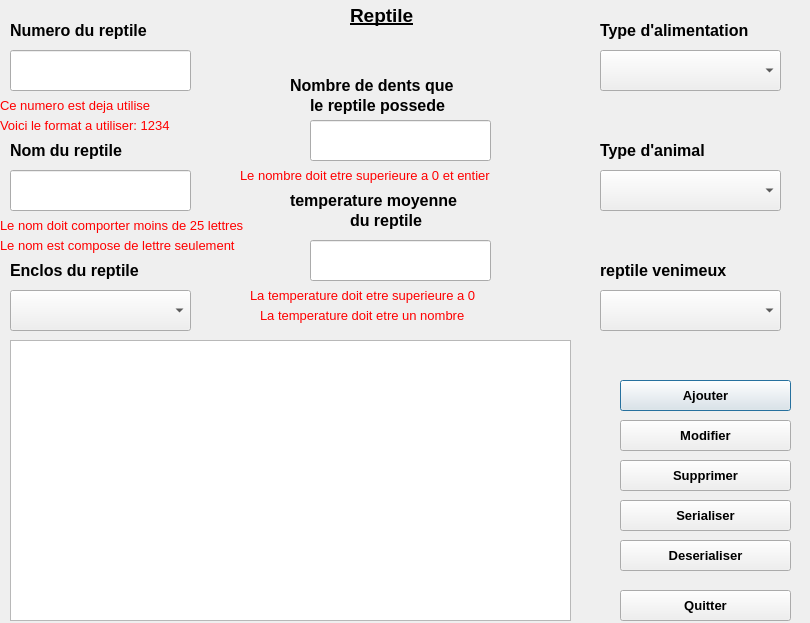
<?xml version="1.0" encoding="UTF-8"?>
<ui version="4.0">
 <class>Dialog</class>
 <widget class="QDialog" name="Dialog">
  <property name="geometry">
   <rect>
    <x>0</x>
    <y>0</y>
    <width>810</width>
    <height>623</height>
   </rect>
  </property>
  <property name="windowTitle">
   <string>Dialog</string>
  </property>
  <widget class="QLabel" name="l_titre_reptile">
   <property name="geometry">
    <rect>
     <x>350</x>
     <y>0</y>
     <width>91</width>
     <height>31</height>
    </rect>
   </property>
   <property name="font">
    <font>
     <pointsize>14</pointsize>
     <weight>75</weight>
     <bold>true</bold>
     <underline>true</underline>
    </font>
   </property>
   <property name="text">
    <string>Reptile</string>
   </property>
  </widget>
  <widget class="QLabel" name="l_num_r">
   <property name="geometry">
    <rect>
     <x>10</x>
     <y>20</y>
     <width>211</width>
     <height>21</height>
    </rect>
   </property>
   <property name="font">
    <font>
     <pointsize>12</pointsize>
     <weight>75</weight>
     <bold>true</bold>
    </font>
   </property>
   <property name="text">
    <string>Numero du reptile</string>
   </property>
  </widget>
  <widget class="QLineEdit" name="line_num_r">
   <property name="geometry">
    <rect>
     <x>10</x>
     <y>50</y>
     <width>181</width>
     <height>41</height>
    </rect>
   </property>
   <property name="font">
    <font>
     <pointsize>11</pointsize>
    </font>
   </property>
   <property name="text">
    <string/>
   </property>
  </widget>
  <widget class="QLineEdit" name="line_nom_r">
   <property name="geometry">
    <rect>
     <x>10</x>
     <y>170</y>
     <width>181</width>
     <height>41</height>
    </rect>
   </property>
   <property name="font">
    <font>
     <pointsize>11</pointsize>
    </font>
   </property>
   <property name="text">
    <string/>
   </property>
  </widget>
  <widget class="QLabel" name="l_nom_r">
   <property name="geometry">
    <rect>
     <x>10</x>
     <y>140</y>
     <width>171</width>
     <height>21</height>
    </rect>
   </property>
   <property name="font">
    <font>
     <pointsize>12</pointsize>
     <weight>75</weight>
     <bold>true</bold>
    </font>
   </property>
   <property name="text">
    <string>Nom du reptile</string>
   </property>
  </widget>
  <widget class="QLabel" name="l_alimentation_r">
   <property name="geometry">
    <rect>
     <x>600</x>
     <y>20</y>
     <width>211</width>
     <height>21</height>
    </rect>
   </property>
   <property name="font">
    <font>
     <pointsize>12</pointsize>
     <weight>75</weight>
     <bold>true</bold>
    </font>
   </property>
   <property name="text">
    <string>Type d'alimentation</string>
   </property>
  </widget>
  <widget class="QComboBox" name="CB_alimentation_r">
   <property name="geometry">
    <rect>
     <x>600</x>
     <y>50</y>
     <width>181</width>
     <height>41</height>
    </rect>
   </property>
  </widget>
  <widget class="QLabel" name="l_type_animal_r">
   <property name="geometry">
    <rect>
     <x>600</x>
     <y>140</y>
     <width>161</width>
     <height>21</height>
    </rect>
   </property>
   <property name="font">
    <font>
     <pointsize>12</pointsize>
     <weight>75</weight>
     <bold>true</bold>
    </font>
   </property>
   <property name="text">
    <string>Type d'animal</string>
   </property>
  </widget>
  <widget class="QComboBox" name="CB_type_animal_r">
   <property name="geometry">
    <rect>
     <x>600</x>
     <y>170</y>
     <width>181</width>
     <height>41</height>
    </rect>
   </property>
  </widget>
  <widget class="QLabel" name="l_enclos_r">
   <property name="geometry">
    <rect>
     <x>10</x>
     <y>260</y>
     <width>181</width>
     <height>21</height>
    </rect>
   </property>
   <property name="font">
    <font>
     <pointsize>12</pointsize>
     <weight>75</weight>
     <bold>true</bold>
    </font>
   </property>
   <property name="text">
    <string>Enclos du reptile</string>
   </property>
  </widget>
  <widget class="QComboBox" name="CB_enclos_r">
   <property name="geometry">
    <rect>
     <x>10</x>
     <y>290</y>
     <width>181</width>
     <height>41</height>
    </rect>
   </property>
  </widget>
  <widget class="QTextBrowser" name="textBrowser_">
   <property name="geometry">
    <rect>
     <x>10</x>
     <y>340</y>
     <width>561</width>
     <height>281</height>
    </rect>
   </property>
  </widget>
  <widget class="QComboBox" name="CB_venimeux_r">
   <property name="geometry">
    <rect>
     <x>600</x>
     <y>290</y>
     <width>181</width>
     <height>41</height>
    </rect>
   </property>
  </widget>
  <widget class="QLabel" name="l_venimeux_r">
   <property name="geometry">
    <rect>
     <x>600</x>
     <y>260</y>
     <width>191</width>
     <height>21</height>
    </rect>
   </property>
   <property name="font">
    <font>
     <pointsize>12</pointsize>
     <weight>75</weight>
     <bold>true</bold>
    </font>
   </property>
   <property name="text">
    <string>reptile venimeux</string>
   </property>
  </widget>
  <widget class="QLabel" name="l_nb_dent_r1">
   <property name="geometry">
    <rect>
     <x>290</x>
     <y>70</y>
     <width>221</width>
     <height>31</height>
    </rect>
   </property>
   <property name="font">
    <font>
     <pointsize>12</pointsize>
     <weight>75</weight>
     <bold>true</bold>
    </font>
   </property>
   <property name="text">
    <string>Nombre de dents que </string>
   </property>
  </widget>
  <widget class="QLineEdit" name="line_nb_dent_r">
   <property name="geometry">
    <rect>
     <x>310</x>
     <y>120</y>
     <width>181</width>
     <height>41</height>
    </rect>
   </property>
   <property name="font">
    <font>
     <pointsize>11</pointsize>
    </font>
   </property>
   <property name="text">
    <string/>
   </property>
  </widget>
  <widget class="QLabel" name="l_nb_dent_r2">
   <property name="geometry">
    <rect>
     <x>310</x>
     <y>90</y>
     <width>181</width>
     <height>31</height>
    </rect>
   </property>
   <property name="font">
    <font>
     <pointsize>12</pointsize>
     <weight>75</weight>
     <bold>true</bold>
    </font>
   </property>
   <property name="text">
    <string>le reptile possede</string>
   </property>
  </widget>
  <widget class="QLineEdit" name="line_temperature_r">
   <property name="geometry">
    <rect>
     <x>310</x>
     <y>240</y>
     <width>181</width>
     <height>41</height>
    </rect>
   </property>
   <property name="font">
    <font>
     <pointsize>11</pointsize>
    </font>
   </property>
   <property name="text">
    <string/>
   </property>
  </widget>
  <widget class="QLabel" name="l_temperature_r1">
   <property name="geometry">
    <rect>
     <x>290</x>
     <y>190</y>
     <width>231</width>
     <height>21</height>
    </rect>
   </property>
   <property name="font">
    <font>
     <pointsize>12</pointsize>
     <weight>75</weight>
     <bold>true</bold>
    </font>
   </property>
   <property name="text">
    <string>temperature moyenne</string>
   </property>
  </widget>
  <widget class="QLabel" name="l_temperature_r2">
   <property name="geometry">
    <rect>
     <x>350</x>
     <y>210</y>
     <width>101</width>
     <height>21</height>
    </rect>
   </property>
   <property name="font">
    <font>
     <pointsize>12</pointsize>
     <weight>75</weight>
     <bold>true</bold>
    </font>
   </property>
   <property name="text">
    <string>du reptile</string>
   </property>
  </widget>
  <widget class="QPushButton" name="BT_ajouter_r">
   <property name="geometry">
    <rect>
     <x>620</x>
     <y>380</y>
     <width>171</width>
     <height>31</height>
    </rect>
   </property>
   <property name="font">
    <font>
     <pointsize>10</pointsize>
     <weight>75</weight>
     <bold>true</bold>
    </font>
   </property>
   <property name="text">
    <string>Ajouter</string>
   </property>
  </widget>
  <widget class="QPushButton" name="BT_modifier_r">
   <property name="geometry">
    <rect>
     <x>620</x>
     <y>420</y>
     <width>171</width>
     <height>31</height>
    </rect>
   </property>
   <property name="font">
    <font>
     <pointsize>10</pointsize>
     <weight>75</weight>
     <bold>true</bold>
    </font>
   </property>
   <property name="text">
    <string>Modifier</string>
   </property>
  </widget>
  <widget class="QPushButton" name="BT_supprimer_r">
   <property name="geometry">
    <rect>
     <x>620</x>
     <y>460</y>
     <width>171</width>
     <height>31</height>
    </rect>
   </property>
   <property name="font">
    <font>
     <pointsize>10</pointsize>
     <weight>75</weight>
     <bold>true</bold>
    </font>
   </property>
   <property name="text">
    <string>Supprimer</string>
   </property>
  </widget>
  <widget class="QLabel" name="MS_e_num_existant_r">
   <property name="enabled">
    <bool>true</bool>
   </property>
   <property name="geometry">
    <rect>
     <x>0</x>
     <y>90</y>
     <width>201</width>
     <height>31</height>
    </rect>
   </property>
   <property name="font">
    <font>
     <pointsize>10</pointsize>
     <weight>50</weight>
     <bold>false</bold>
    </font>
   </property>
   <property name="text">
    <string>&lt;html&gt;&lt;head/&gt;&lt;body&gt;&lt;p&gt;&lt;span style=&quot; color:#ff0000;&quot;&gt;Ce numero est deja utilise&lt;/span&gt;&lt;/p&gt;&lt;/body&gt;&lt;/html&gt;</string>
   </property>
  </widget>
  <widget class="QPushButton" name="BT_serialiser_r">
   <property name="geometry">
    <rect>
     <x>620</x>
     <y>500</y>
     <width>171</width>
     <height>31</height>
    </rect>
   </property>
   <property name="font">
    <font>
     <pointsize>10</pointsize>
     <weight>75</weight>
     <bold>true</bold>
    </font>
   </property>
   <property name="text">
    <string>Serialiser</string>
   </property>
  </widget>
  <widget class="QPushButton" name="BT_deserialiser_r">
   <property name="geometry">
    <rect>
     <x>620</x>
     <y>540</y>
     <width>171</width>
     <height>31</height>
    </rect>
   </property>
   <property name="font">
    <font>
     <pointsize>10</pointsize>
     <weight>75</weight>
     <bold>true</bold>
    </font>
   </property>
   <property name="text">
    <string>Deserialiser</string>
   </property>
  </widget>
  <widget class="QLabel" name="MS_e_nb_dent">
   <property name="enabled">
    <bool>true</bool>
   </property>
   <property name="geometry">
    <rect>
     <x>240</x>
     <y>160</y>
     <width>331</width>
     <height>31</height>
    </rect>
   </property>
   <property name="font">
    <font>
     <pointsize>10</pointsize>
     <weight>50</weight>
     <bold>false</bold>
    </font>
   </property>
   <property name="text">
    <string>&lt;html&gt;&lt;head/&gt;&lt;body&gt;&lt;p&gt;&lt;span style=&quot; color:#ff0000;&quot;&gt;Le nombre doit etre superieure a 0 et entier&lt;/span&gt;&lt;/p&gt;&lt;/body&gt;&lt;/html&gt;</string>
   </property>
  </widget>
  <widget class="QLabel" name="MS_e_num_format">
   <property name="enabled">
    <bool>true</bool>
   </property>
   <property name="geometry">
    <rect>
     <x>0</x>
     <y>110</y>
     <width>241</width>
     <height>31</height>
    </rect>
   </property>
   <property name="font">
    <font>
     <pointsize>10</pointsize>
     <weight>50</weight>
     <bold>false</bold>
    </font>
   </property>
   <property name="text">
    <string>&lt;html&gt;&lt;head/&gt;&lt;body&gt;&lt;p&gt;&lt;span style=&quot; color:#ff0000;&quot;&gt;Voici le format a utiliser: 1234&lt;/span&gt;&lt;/p&gt;&lt;/body&gt;&lt;/html&gt;</string>
   </property>
  </widget>
  <widget class="QLabel" name="MS_e_nom_lenght">
   <property name="enabled">
    <bool>true</bool>
   </property>
   <property name="geometry">
    <rect>
     <x>0</x>
     <y>210</y>
     <width>321</width>
     <height>31</height>
    </rect>
   </property>
   <property name="font">
    <font>
     <pointsize>10</pointsize>
     <weight>50</weight>
     <bold>false</bold>
    </font>
   </property>
   <property name="text">
    <string>&lt;html&gt;&lt;head/&gt;&lt;body&gt;&lt;p&gt;&lt;span style=&quot; color:#ff0000;&quot;&gt;Le nom doit comporter moins de 25 lettres &lt;/span&gt;&lt;/p&gt;&lt;/body&gt;&lt;/html&gt;</string>
   </property>
  </widget>
  <widget class="QLabel" name="MS_e_nom_format">
   <property name="enabled">
    <bool>true</bool>
   </property>
   <property name="geometry">
    <rect>
     <x>0</x>
     <y>230</y>
     <width>311</width>
     <height>31</height>
    </rect>
   </property>
   <property name="font">
    <font>
     <pointsize>10</pointsize>
     <weight>50</weight>
     <bold>false</bold>
    </font>
   </property>
   <property name="text">
    <string>&lt;html&gt;&lt;head/&gt;&lt;body&gt;&lt;p&gt;&lt;span style=&quot; color:#ff0000;&quot;&gt;Le nom est compose de lettre seulement &lt;/span&gt;&lt;/p&gt;&lt;/body&gt;&lt;/html&gt;</string>
   </property>
  </widget>
  <widget class="QLabel" name="MS_e_temperature_sup_r">
   <property name="enabled">
    <bool>true</bool>
   </property>
   <property name="geometry">
    <rect>
     <x>250</x>
     <y>280</y>
     <width>321</width>
     <height>31</height>
    </rect>
   </property>
   <property name="font">
    <font>
     <pointsize>10</pointsize>
     <weight>50</weight>
     <bold>false</bold>
    </font>
   </property>
   <property name="text">
    <string>&lt;html&gt;&lt;head/&gt;&lt;body&gt;&lt;p&gt;&lt;span style=&quot; color:#ff0000;&quot;&gt;La temperature doit etre superieure a 0&lt;/span&gt;&lt;/p&gt;&lt;/body&gt;&lt;/html&gt;</string>
   </property>
  </widget>
  <widget class="QLabel" name="MS_e_temperature_format_r">
   <property name="enabled">
    <bool>true</bool>
   </property>
   <property name="geometry">
    <rect>
     <x>260</x>
     <y>300</y>
     <width>271</width>
     <height>31</height>
    </rect>
   </property>
   <property name="font">
    <font>
     <pointsize>10</pointsize>
     <weight>50</weight>
     <bold>false</bold>
    </font>
   </property>
   <property name="text">
    <string>&lt;html&gt;&lt;head/&gt;&lt;body&gt;&lt;p&gt;&lt;span style=&quot; color:#ff0000;&quot;&gt;La temperature doit etre un nombre&lt;/span&gt;&lt;/p&gt;&lt;/body&gt;&lt;/html&gt;</string>
   </property>
  </widget>
  <widget class="QPushButton" name="BT_quitter_r">
   <property name="geometry">
    <rect>
     <x>620</x>
     <y>590</y>
     <width>171</width>
     <height>31</height>
    </rect>
   </property>
   <property name="font">
    <font>
     <pointsize>10</pointsize>
     <weight>75</weight>
     <bold>true</bold>
    </font>
   </property>
   <property name="text">
    <string>Quitter</string>
   </property>
  </widget>
 </widget>
 <resources/>
 <connections/>
</ui>
